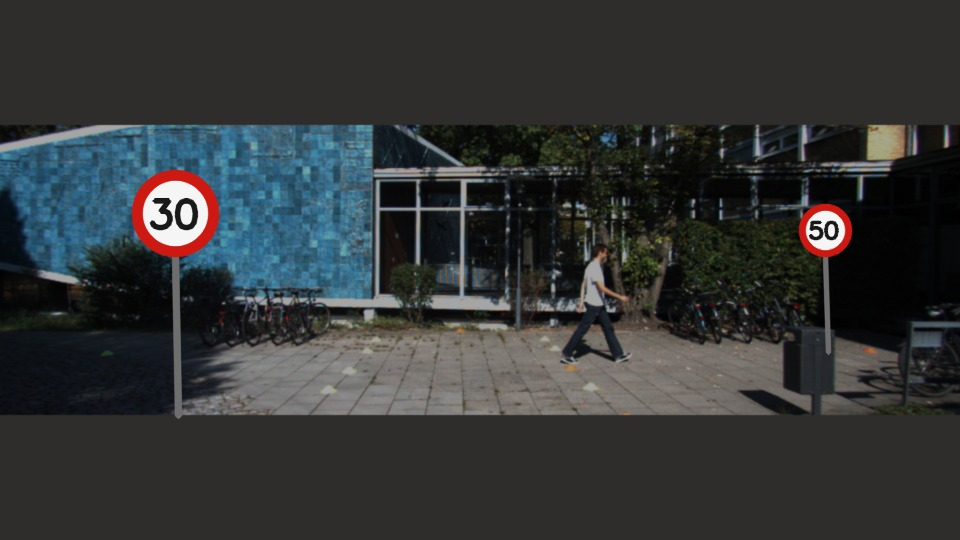
#> input picture exemplos_tp2/Aula_Formas_Keypoints_40_Independentes/dados/rua_02.jpg, 960 x 540 px
$ python 18_circulos_mais_linhas.py
#> lines starting #> are read from the running program, lines starting #| are printed output that depends on the picture; after the words box and inside, x2 and y2 are one past the last pixel; in counts of white or black regions, pixels touching at a corner belong together
"""
EXEMPLO 18 - Circulos Mais Linhas

OBJETIVO DA AULA
Combinar círculos e faixas na mesma imagem.

COMO FUNCIONA, ETAPA POR ETAPA
Primeiro desenha os segmentos de HoughLinesP e depois sobrepõe candidatos circulares de HoughCircles. O programa é inteiramente autônomo: importa OpenCV e
NumPy, identifica a pasta onde se encontra, lê os arquivos da pasta dados,
executa as operações descritas abaixo e salva os resultados em sua própria
pasta sob saidas/. Nenhuma função é importada de outro arquivo Python.

POR QUE ISSO IMPORTA NA PERCEPÇÃO VEICULAR
Exemplo integrado de duas classes de primitivas geométricas na percepção ADAS. A câmera entrega intensidades de pixels; nenhuma dessas
rotinas, isoladamente, compreende semanticamente a cena ou garante
funcionamento sob qualquer iluminação, chuva ou oclusão.

COMO EXECUTAR
    python exemplos/18_circulos_mais_linhas.py

EXPERIMENTO PARA OS ALUNOS
Altere um parâmetro de cada vez, compare visualmente as imagens produzidas
e registre as medidas impressas no terminal. Compare também pelo menos duas
cenas. Não confunda número de detecções com acerto sem ter anotações de
referência validadas. Os arquivos são salvos automaticamente; não precisa
abrir janelas GUI, sendo adequado ao Google Colab.

CUIDADOS E LIMITAÇÕES
As fotografias de fundo são reais, mas os sinais circulares são sobrepostos
artificialmente para estudo. O vídeo de fluxo óptico é uma simulação criada
com transformação dos frames de uma cena real. O indicador de apoio do anel
é heurístico, NÃO uma confiança probabilística fornecida pelo OpenCV. A
velocidade estimada em pixels/frame NÃO representa, sem calibração e
profundidade, a velocidade real de um obstáculo em metros por segundo.
"""

import cv2
import numpy as np
import time
import csv
from pathlib import Path

# Cada programa contém integralmente as funções que usa: sem arquivo apoio.py.
BASE = Path(__file__).resolve().parent.parent
DADOS = BASE / 'dados'
SAIDA = BASE / 'saidas' / Path(__file__).stem
SAIDA.mkdir(parents=True, exist_ok=True)

def carregar(nome='rua_01.jpg'):
#> called with nome = 'rua_02.jpg'
    imagem = cv2.imread(str(DADOS / nome), cv2.IMREAD_COLOR)
#> imagem is the input picture: shape (540, 960, 3); mean B, G, R 54.5, 54.2, 51.5
    if imagem is None:
        raise FileNotFoundError(f'Imagem ausente: {DADOS / nome}')
    return imagem

def salvar(nome, imagem):
    destino = SAIDA / nome
    if not cv2.imwrite(str(destino), imagem):
        raise IOError(f'Não foi possível salvar {destino}')
    print('Imagem salva:', destino)
    return destino

def painel(imagens, nomes, arquivo='painel.jpg', colunas=3):
    # Redimensiona cada célula e cria o mosaico de forma legível sem GUI.
    largura, altura = 500, 300
    blocos = []
    for img, nome in zip(imagens, nomes):
        if img.ndim == 2: img = cv2.cvtColor(img, cv2.COLOR_GRAY2BGR)
        vis = cv2.resize(img, (largura, altura), interpolation=cv2.INTER_AREA)
        cv2.rectangle(vis, (0, 0), (largura, 32), (14, 25, 41), -1)
        cv2.putText(vis, nome[:54], (12, 23), cv2.FONT_HERSHEY_SIMPLEX,
                    .63, (245, 245, 245), 2, cv2.LINE_AA)
        blocos.append(vis)
    while len(blocos) % colunas:
        blocos.append(np.full((altura, largura, 3), 240, np.uint8))
    linhas = [np.hstack(blocos[i:i + colunas]) for i in range(0, len(blocos), colunas)]
    return salvar(arquivo, np.vstack(linhas))

def preparar_circulos(img):
    # O HoughCircles opera em 8 bits e costuma responder melhor após suavização.
    cinza = cv2.cvtColor(img, cv2.COLOR_BGR2GRAY)
    return cv2.GaussianBlur(cinza, (7, 7), 1.5)

def confianca_heuristica(gray, x, y, r):
    # NÃO é uma probabilidade da HoughCircles. Calcula a fração do anel
    # com bordas Canny próximas, gerando somente um escore heurístico [0,1].
    e = cv2.Canny(gray, 80, 160)
    dilatada = cv2.dilate(e, np.ones((3,3),np.uint8), iterations=1)
    angulos = np.linspace(0, 2*np.pi, 96, endpoint=False)
    xs = np.clip(np.rint(x+r*np.cos(angulos)).astype(int),0,e.shape[1]-1)
    ys = np.clip(np.rint(y+r*np.sin(angulos)).astype(int),0,e.shape[0]-1)
    return float(np.mean(dilatada[ys, xs] > 0))

def detectar_circulos(imagem, dp=1.2, minDist=35, param1=135, param2=32,
                      minRadius=12, maxRadius=80, somente_vermelhos=False):
    gray = preparar_circulos(imagem)
    t0 = time.perf_counter()
    raw = cv2.HoughCircles(gray, cv2.HOUGH_GRADIENT, dp=dp, minDist=minDist,
                           param1=param1, param2=param2,
                           minRadius=minRadius, maxRadius=maxRadius)
    ms = (time.perf_counter()-t0)*1000
    achados = [] if raw is None else np.rint(raw[0]).astype(int).tolist()
    if somente_vermelhos and achados:
        # Filtro geométrico + cromático para exemplos de placas vermelhas.
        # Não usar este filtro para placas azuis ou sinais sem borda vermelha.
        hsv = cv2.cvtColor(imagem, cv2.COLOR_BGR2HSV)
        mascara = cv2.inRange(hsv,(0,65,70),(13,255,255)) | cv2.inRange(hsv,(168,65,70),(179,255,255))
        def apoio_vermelho(x,y,r):
            aa=np.linspace(0,2*np.pi,120,endpoint=False)
            valores=[]
            for frac in [.80,.87,.94,1.01,1.08]:
                xs=np.clip(np.rint(x+frac*r*np.cos(aa)).astype(int),0,mascara.shape[1]-1)
                ys=np.clip(np.rint(y+frac*r*np.sin(aa)).astype(int),0,mascara.shape[0]-1)
                valores.append(float(np.mean(mascara[ys,xs]>0)))
            return max(valores)
        candidatos=sorted([(apoio_vermelho(x,y,r),(x,y,r)) for x,y,r in achados],reverse=True)
        retidos=[]
        for score,(x,y,r) in candidatos:
            if score<.16: continue
            if any((x-u)**2+(y-v)**2 < max(15,int(min(r,rr)*.75))**2 for u,v,rr in retidos):continue
            retidos.append((x,y,r))
        achados=retidos
    return gray, achados, ms

def desenhar_circulos(img, circulos, gray=None):
    vis = img.copy()
    for j,(x,y,r) in enumerate(circulos,1):
        cv2.circle(vis,(x,y),r,(0,240,0),2,cv2.LINE_AA)
        cv2.circle(vis,(x,y),3,(0,255,255),-1,cv2.LINE_AA)
        conf = confianca_heuristica(gray if gray is not None else preparar_circulos(img),x,y,r)
        cv2.putText(vis,f'{j} s={conf:.2f}',(max(2,x-r),max(20,y-r-8)),
                    cv2.FONT_HERSHEY_SIMPLEX,.5,(0,250,0),2,cv2.LINE_AA)
    return vis

def desenhar_linhas(img, low=60, high=150):
#> called with low = 60, high = 150
    gray = cv2.cvtColor(img,cv2.COLOR_BGR2GRAY)
    canny = cv2.Canny(cv2.GaussianBlur(gray,(5,5),0),low,high)
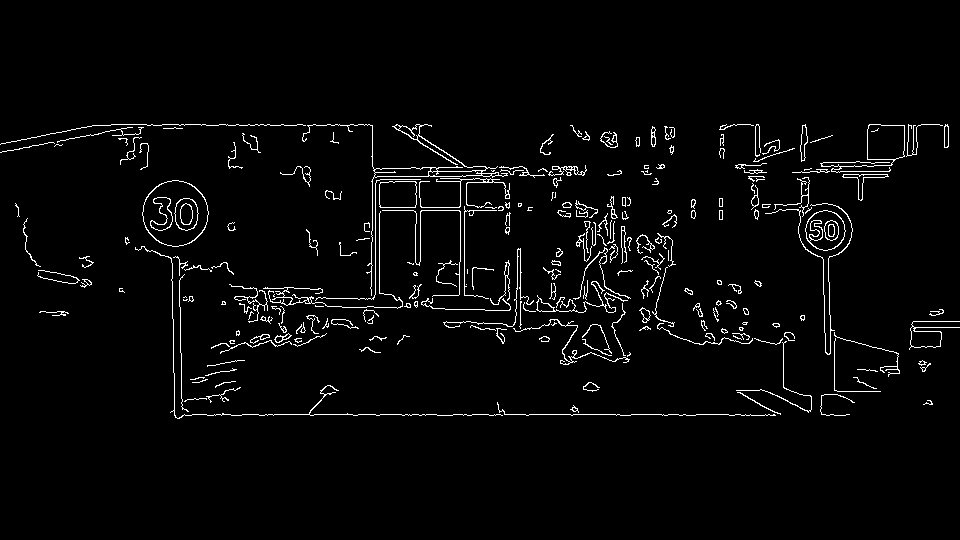
#> canny: shape (540, 960); 2.9% white in thin lines or dots, all inside (x1, y1, x2, y2) = (0, 124, 960, 419)
    roi=np.zeros_like(canny)
    h,w=canny.shape
#> h = 540; w = 960
    pol=np.array([[(0,h),(w,h),(int(.68*w),int(.60*h)),(int(.32*w),int(.60*h))]],np.int32)
    cv2.fillPoly(roi,pol,255)
#> roi: shape (540, 960); 27.2% white; 1 white region, box (x1, y1, x2, y2) and area: (1, 324, 960, 540) 141031
    canny=cv2.bitwise_and(canny,roi)
#> canny: shape (540, 960); 0.34% white in thin lines or dots, all inside (x1, y1, x2, y2) = (175, 324, 781, 419)
    linhas=cv2.HoughLinesP(canny,1,np.pi/180,threshold=28,
                           minLineLength=35,maxLineGap=45)
#> linhas = 19 rows, first 6: [184, 414, 780, 414], [182, 415, 775, 415], [312, 325, 352, 325], [478, 328, 658, 328], [448, 327, 612, 324], [446, 326, 597, 324]
    vis=img.copy()
    n=0
    if linhas is not None:
        for x1,y1,x2,y2 in linhas[:,0]:
            if abs(y2-y1)<7: continue
            cv2.line(vis,(x1,y1),(x2,y2),(0,220,240),2,cv2.LINE_AA)
            n+=1
#> this loop made 19 passes
#> (x1, y1, x2, y2) on passes 1 to 12: (184, 414, 780, 414), (182, 415, 775, 415), (312, 325, 352, 325), (478, 328, 658, 328), (448, 327, 612, 324), (446, 326, 597, 324), (738, 392, 777, 413), (480, 329, 529, 329), (574, 331, 650, 329), (562, 353, 629, 359), (499, 338, 617, 338), (501, 340, 620, 344)
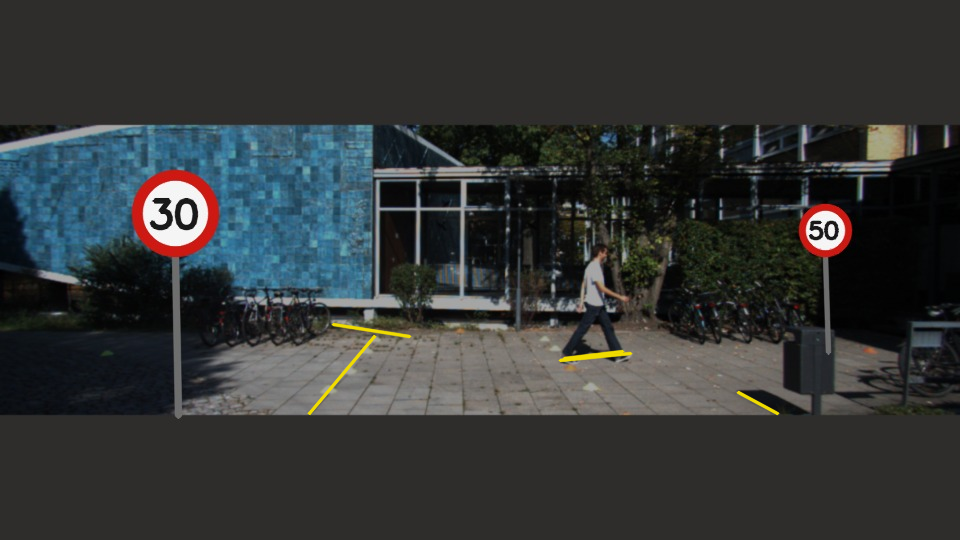
#> vis: shape (540, 960, 3); 0.3% of pixels changed, all inside (x1, y1, x2, y2) = (307, 322, 780, 416)
#> after the loop, n = 5
    return vis,canny,n

# [65 lines left out: functions detectar_harris, detectar_shi, desenhar_pontos, ler_frames, fluxo_lk, vetores, not called in this run]

# ===== PROCEDIMENTO PRINCIPAL DO EXEMPLO =====
img=carregar('rua_02.jpg');v,e,n=desenhar_linhas(img)
#> after `v, e, n = desenhar_linhas(img)`: n = 5
g,c,ms=detectar_circulos(img,param2=27,somente_vermelhos=True)
#> in detectar_circulos, `raw = cv2.HoughCircles(gray, cv2.HOUGH_GRADIENT, dp=dp, minDist=minDis..`: raw = 20 rows, first 8: [174.6, 213, 32.88], [534.6, 237, 72.72], [451.8, 245.4, 76.68], [825, 229.8, 19.2], [394.2, 237, 70.08], [551.4, 282.6, 79.32], [420.6, 189, 45.84], [491.4, 257.4, 71.4]
#> in detectar_circulos, `achados = [] if raw is None else np.rint(raw[0]).astype(int).tolist()`: achados = 20 items, first 6: [175, 213, 33], [535, 237, 73], [452, 245, 77], [825, 230, 19], [394, 237, 70], [551, 283, 79]
#> in detectar_circulos, `hsv = cv2.cvtColor(imagem, cv2.COLOR_BGR2HSV)`: hsv: shape (540, 960, 3); mean H, S, V 45, 47.2, 59.6
#> in detectar_circulos, `mascara = cv2.inRange(hsv,(0,65,70),(13,255,255)) | cv2.inRange(hsv,(1..`:
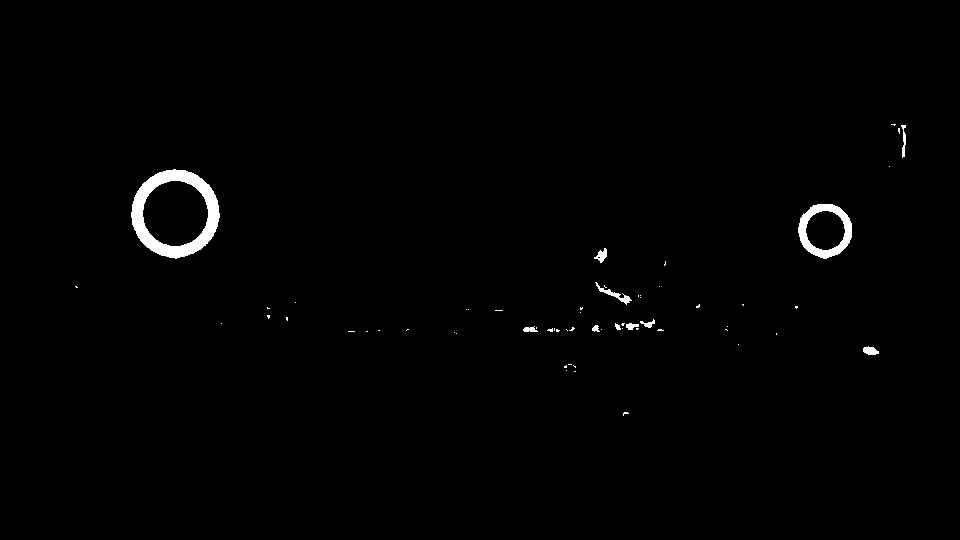
#> mascara: shape (540, 960); 0.94% white; 61 white regions (50 under 20 px), largest, box (x1, y1, x2, y2) and area: (131, 169, 220, 259) 2805, (798, 204, 852, 259) 1130, (595, 282, 632, 305) 172
#> after the loop in apoio_vermelho, `for frac in [.80,.87,.94,1.01,1.08]:`: valores = [0, 0, 0, 1, 1]
#> in detectar_circulos, `candidatos=sorted([(apoio_vermelho(x,y,r),(x,y,r)) for x,y,r in achado..`: candidatos = 20 items
#> the loop in detectar_circulos, `for score,(x,y,r) in candidatos:` made 20 passes
#> (score, x, y, r) on passes 1 to 12: (1, 825, 230, 19), (1, 175, 213, 33), (0.117, 869, 142, 35), (0.117, 625, 254, 39), (0.0667, 811, 187, 53), (0.0583, 575, 239, 28), (0.05, 632, 293, 52), (0.0417, 551, 283, 79), (0.0167, 535, 237, 73), (0.00833, 682, 309, 26), (0.00833, 491, 257, 71), (0, 829, 139, 28)
#> after the loop in detectar_circulos, `for score,(x,y,r) in candidatos:`: retidos = [(825, 230, 19), (175, 213, 33)]
#> c = [(825, 230, 19), (175, 213, 33)]; ms = 22.7
final=desenhar_circulos(v,c,g)
#> the loop in desenhar_circulos, `for j,(x,y,r) in enumerate(circulos,1):` made 2 passes
#> (j, x, y, r, conf) on passes 1 to 2: (1, 825, 230, 19, 1), (2, 175, 213, 33, 1)
#> pass 1, in confianca_heuristica, `dilatada = cv2.dilate(e, np.ones((3,3),np.uint8), iterations=1)`:
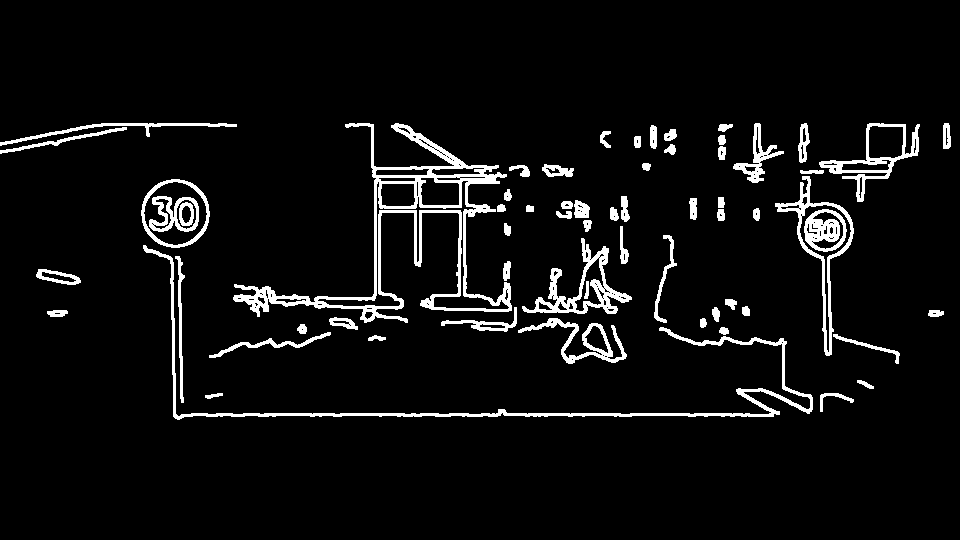
#> dilatada: shape (540, 960); 5.6% white; 63 white regions, largest, box (x1, y1, x2, y2) and area: (233, 123, 512, 323) 7390, (143, 245, 813, 420) 3846, (522, 238, 632, 314) 1950
#> after the loop in desenhar_circulos, `for j,(x,y,r) in enumerate(circulos,1):`:
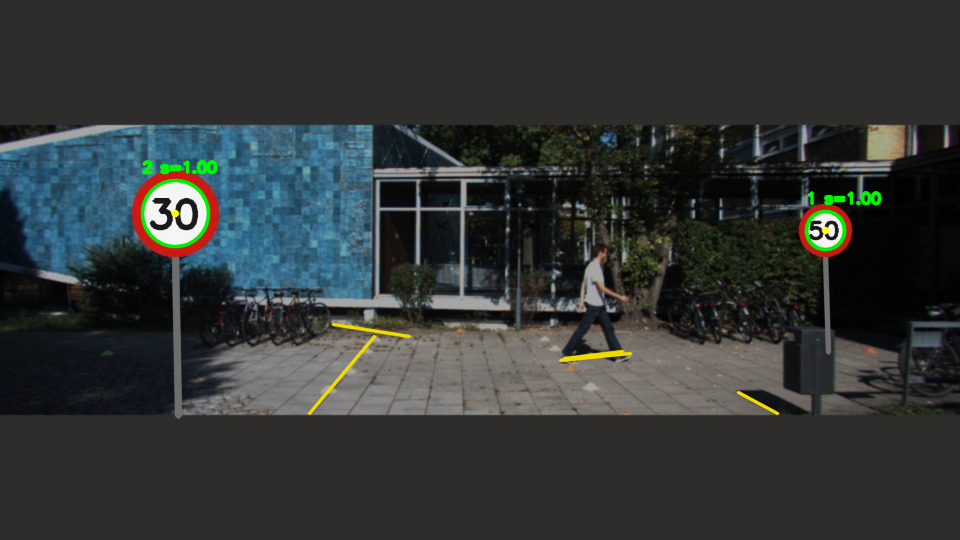
#> vis: shape (540, 960, 3); 0.63% of pixels changed, all inside (x1, y1, x2, y2) = (140, 159, 882, 252)
print('Segmentos:',n,'círculos:',len(c),'tempo de círculos:',round(ms,2),'ms')
#| Segmentos: 5 círculos: 2 tempo de círculos: 22.7 ms
for x,y,r in c:print(f'  centro=({x},{y}), raio={r}, apoio={confianca_heuristica(g,x,y,r):.2f}')
#> this loop made 2 passes
#|   centro=(825,230), raio=19, apoio=1.00
#|   centro=(175,213), raio=33, apoio=1.00
painel([img,v,final],['Entrada','HoughLinesP','Círculos + linhas'],colunas=3)
#> the loop in painel, `for img, nome in zip(imagens, nomes):` made 3 passes
#> nome on passes 1 to 3: 'Entrada', 'HoughLinesP', 'Círculos + linhas'
#> after the loop in painel, `for img, nome in zip(imagens, nomes):`:
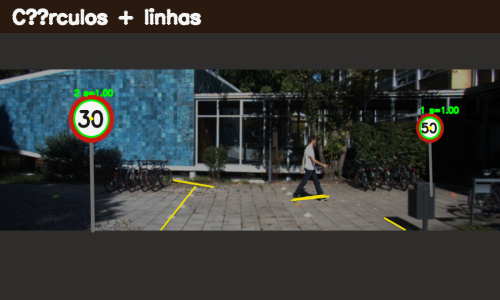
#> vis: shape (300, 500, 3); mean B, G, R 52.9, 55, 52.6
#> after the loop in painel, `for img, nome in zip(imagens, nomes):`: blocos = 3 items
#> in painel, `linhas = [np.hstack(blocos[i:i + colunas]) for i in range(0, len(bloco..`: linhas = 1 item
#> in salvar, `if not cv2.imwrite(str(destino), imagem):`:
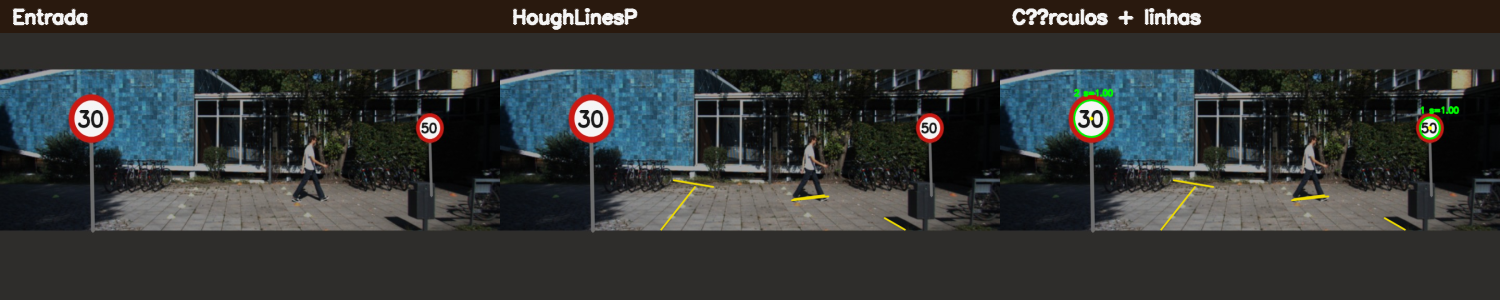
#> saved as painel.jpg: shape (300, 1500, 3); mean B, G, R 52.7, 54, 52.4

$ run again, with exemplos_tp2/Aula_Formas_Keypoints_40_Independentes/dados/rua_03.jpg copied over exemplos_tp2/Aula_Formas_Keypoints_40_Independentes/dados/rua_02.jpg
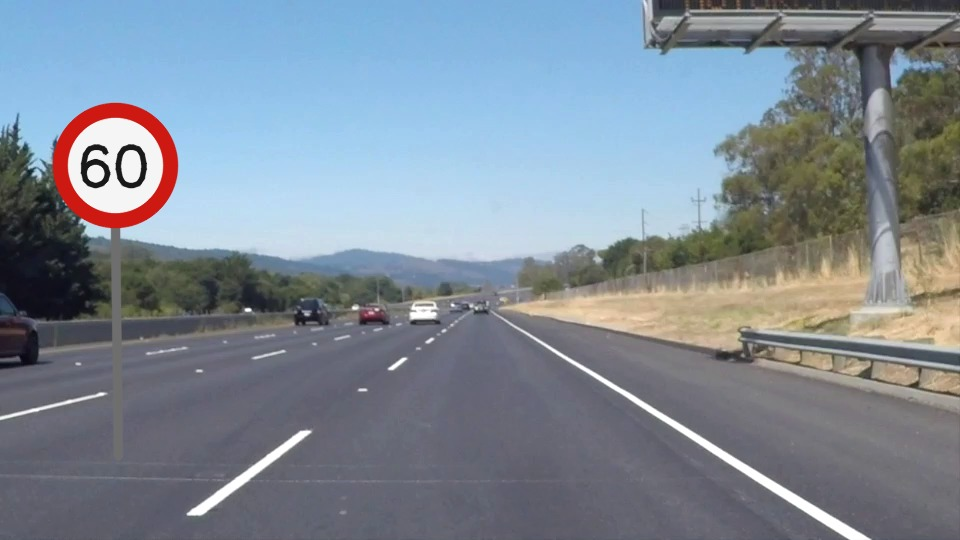
#> input picture exemplos_tp2/Aula_Formas_Keypoints_40_Independentes/dados/rua_03.jpg, 960 x 540 px
#> in carregar, imagem is the input picture: shape (540, 960, 3); mean B, G, R 149.1, 137.7, 126.8
#> roi: shape (540, 960); 27.2% white; 1 white region, box (x1, y1, x2, y2) and area: (1, 324, 960, 540) 141031
#> in desenhar_linhas, `linhas=cv2.HoughLinesP(canny,1,np.pi/180,threshold=28, minLineLength=3..`: linhas = 18 rows, first 6: [513, 324, 870, 538], [187, 513, 302, 430], [507, 324, 745, 473], [508, 324, 697, 442], [727, 463, 847, 538], [364, 391, 451, 326]
#> the loop in desenhar_linhas, `for x1,y1,x2,y2 in linhas[:,0]:` made 18 passes
#> after the loop in desenhar_linhas, `for x1,y1,x2,y2 in linhas[:,0]:`: n = 16
#> raw = [[114.6, 165, 47.88], [721.8, 77.4, 70.08], [810.6, 81, 51.24], [892.2, 83.4, 74.04], [801, 417, 68.76], [479.4, 359.4, 45.84], [155.4, 165, 34.32], [929.4, 69, 40.44], [814.2, 306.6, 48.72]]
#> in detectar_circulos, `achados = [] if raw is None else np.rint(raw[0]).astype(int).tolist()`: achados = [[115, 165, 48], [722, 77, 70], [811, 81, 51], [892, 83, 74], [801, 417, 69], [479, 359, 46], [155, 165, 34], [929, 69, 40], [814, 307, 49]]
#> hsv: shape (540, 960, 3); mean H, S, V 92.9, 52.5, 156.2
#> mascara: shape (540, 960); 1.1% white; 12 white regions (9 under 20 px), largest, box (x1, y1, x2, y2) and area: (52, 102, 178, 229) 5436, (360, 310, 384, 319) 157, (700, 0, 709, 8) 42
#> after the loop in apoio_vermelho, `for frac in [.80,.87,.94,1.01,1.08]:`: valores = [0, 0, 0, 1, 1]
#> candidatos = [(1, (115, 165, 48)), (0.3, (155, 165, 34)), (0.0167, (722, 77, 70)), (0, (929, 69, 40)), (0, (892, 83, 74)), (0, (814, 307, 49)), (0, (811, 81, 51)), (0, (801, 417, 69)), (0, (479, 359, 46))]
#> the loop in detectar_circulos, `for score,(x,y,r) in candidatos:` made 9 passes
#> (score, x, y, r) on passes 1 to 8: (1, 115, 165, 48), (0.3, 155, 165, 34), (0.0167, 722, 77, 70), (0, 929, 69, 40), (0, 892, 83, 74), (0, 814, 307, 49), (0, 811, 81, 51), (0, 801, 417, 69)
#> after the loop in detectar_circulos, `for score,(x,y,r) in candidatos:`: retidos = [(115, 165, 48), (155, 165, 34)]
#> ms = 9.07
#> the loop in desenhar_circulos, `for j,(x,y,r) in enumerate(circulos,1):` made 2 passes
#> (j, x, y, r, conf) on passes 1 to 2: (1, 115, 165, 48, 1), (2, 155, 165, 34, 0.333)
#| Segmentos: 16 círculos: 2 tempo de círculos: 9.07 ms
#> the loop `for x,y,r in c:print(f'  centro=({x},{y}), raio={r}, apoio={confianca_..` made 2 passes
#> (printed output is left out)
#> the loop in painel, `for img, nome in zip(imagens, nomes):` made 3 passes
#> nome on passes 1 to 3: 'Entrada', 'HoughLinesP', 'Círculos + linhas'
#> after the loop in painel, `for img, nome in zip(imagens, nomes):`:
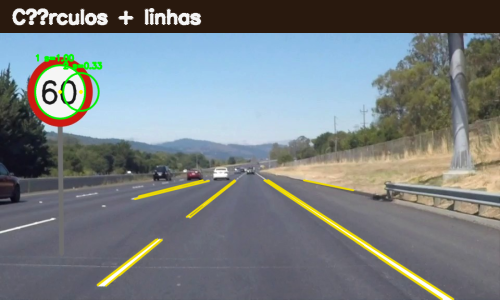
#> vis: shape (300, 500, 3); mean B, G, R 129.4, 126.7, 119.9
#> after the loop in painel, `for img, nome in zip(imagens, nomes):`: blocos = 3 items
#> in painel, `linhas = [np.hstack(blocos[i:i + colunas]) for i in range(0, len(bloco..`: linhas = 1 item
#> in salvar, `if not cv2.imwrite(str(destino), imagem):`:
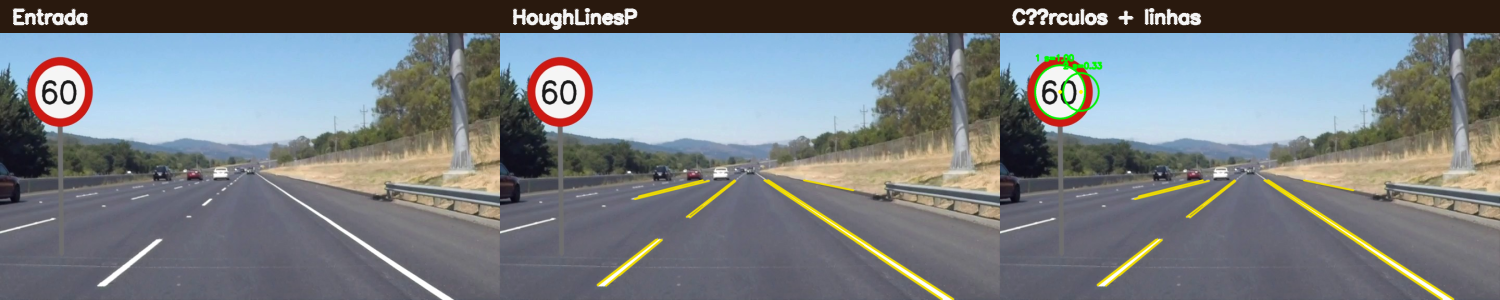
#> saved as painel.jpg: shape (300, 1500, 3); mean B, G, R 130.1, 125.5, 119.8
